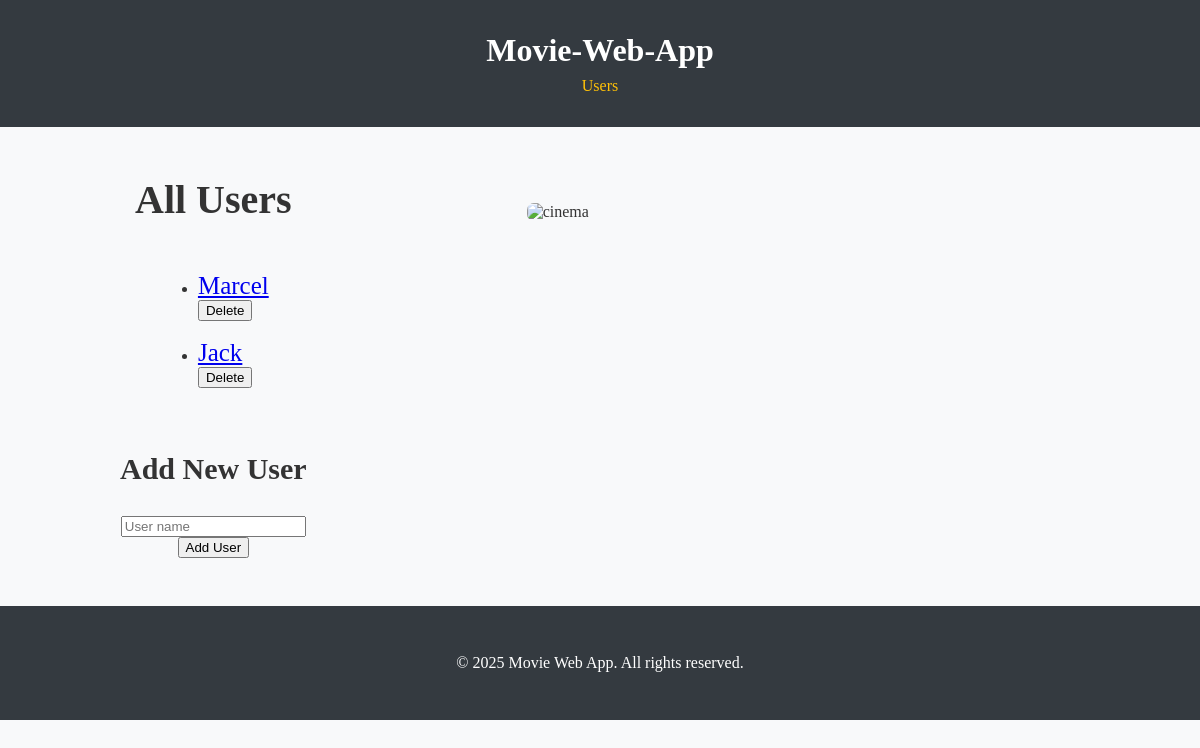
/users, run on an earlier commit of the app's database.
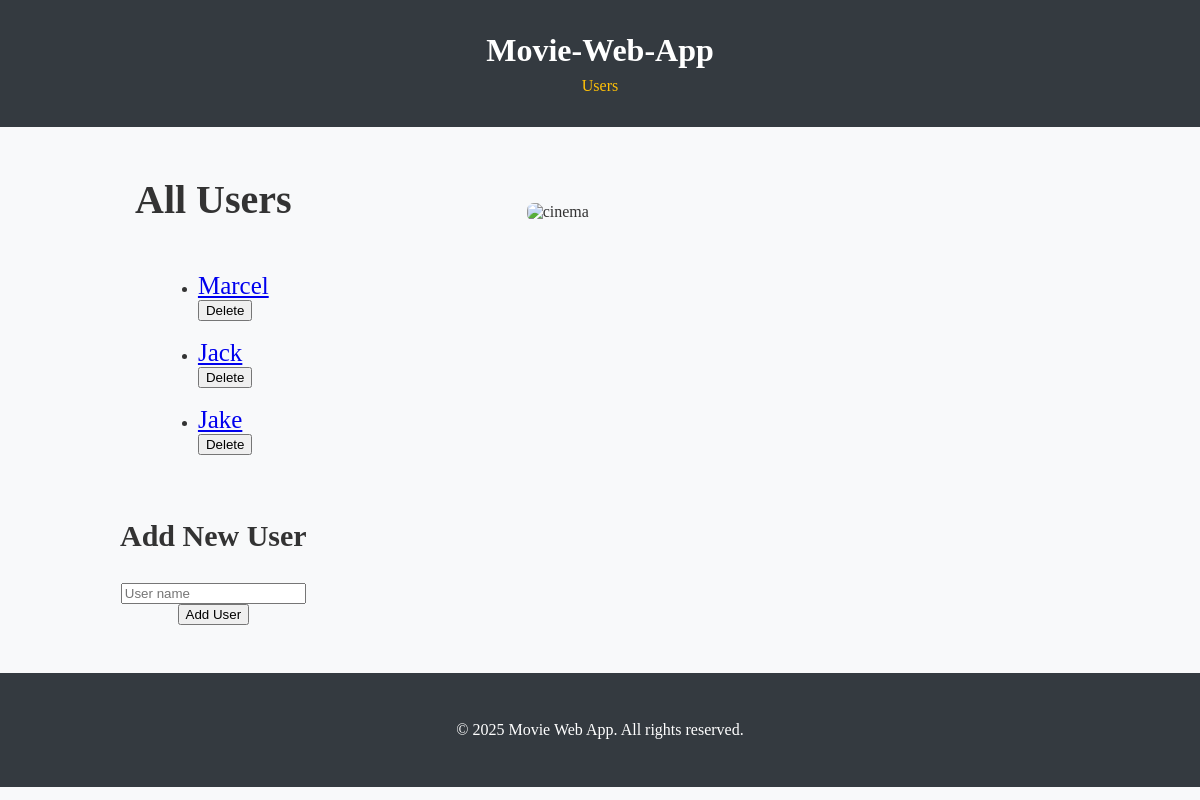
And on a later commit of the database.
### models.py (models this page shows)
class User(db.Model):
    id = db.Column(db.Integer, primary_key=True, autoincrement=True)
    name = db.Column(db.String(100))
    movies = db.relationship('Movie', backref='user', lazy=True, cascade='all, delete-orphan')

### app.py (the view)
@app.route('/users', methods=['GET', 'POST'])
def users():
    if request.method == 'GET':
        db_users = data_manager.get_all_users()
        return render_template('users.html', users=db_users)
    elif request.method == 'POST':
        name = request.form['name']
        data_manager.add_user({'name': name})
        return redirect(url_for('users'))

### data_manager.py (called while the page is built)
    def get_all_users(self):
        return User.query.all()

### templates/users.html
{% extends "base.html" %}
{% block content %}
    <div class="start-page">
        <div class="user-handling">
            <h2 style="font-size: 40px; text-align: center;">All Users</h2>
                <ul>
                    {% for user in users %}
                        <li>
                            <a href="{{ url_for('user_movies', user_id=user.id) }} " style="font-size: 25px;">{{ user.name }}</a>
                            <form action="{{ url_for('delete_user', user_id=user.id) }}" method="POST" style="display:inline">
                                <br>
                                <button type="submit">Delete</button><br><br>
                            </form>
                        </li>
                    {% endfor %}
                </ul>
            <h3 style="font-size: 30px; text-align: center;">Add New User</h3>
            <div class="form-container">
                <form method="POST">
                    <input name="name" placeholder="User name">
                    <button type="submit">Add User</button>
                </form>
            </div>
        </div>
        <div class="slideshow-container">
            <div class="picture">
                <img src="../static/cinema-front.jpg" alt="cinema">
            </div>
        </div>
    </div>
{% endblock %}

### templates/base.html (shortened to what this page needs)
<!DOCTYPE html>
<html lang="en">
<head>
    <link rel="stylesheet" href="{{ url_for('static', filename='style.css') }}">
</head>
<body>
    <header>
        <div class="container">
            <h1>Movie-Web-App</h1>
            <nav>
                <a href="{{ url_for('users') }}">Users</a>
            </nav>
        </div>
    </header>
    <main class="container">
        {% block content %}{% endblock %}
    </main>
    <footer>
        <div class="container">
            <p>&copy; 2025 Movie Web App. All rights reserved.</p>
        </div>
    </footer>
</body>
</html>

### static/style.css (style rules this page uses)
body { font-family: Monaco; margin: 0; background-color: #f8f9fa; color: #333; }
.container { width: 90%; max-width: 960px; margin: 0 auto; padding: 1em; }
header { background-color: #343a40; color: white; padding: 1em 0; }
header h1 { margin: 0; text-align: center; }
nav { text-align: center; margin-top: 0.5em; }
nav a { color: #ffc107; margin: 0 1em; text-decoration: none; }
footer { background-color: #343a40; color: white; text-align: center; padding: 1em 0; margin-top: 2em; }
.start-page { display: flex; gap: 200px; }
.user-handling { display: flex; align-items: center; justify-content: center; flex-direction: column; }
.picture img { width: 550px; height: auto; margin: 60px 0 0 20px; border-radius: 7px; }
.form-container { display: flex; justify-content: center; }
.form-container form { display: flex; flex-direction: column; align-items: center; }

What changed in the data, as far as the page shows it:
added User: name "Jake"
